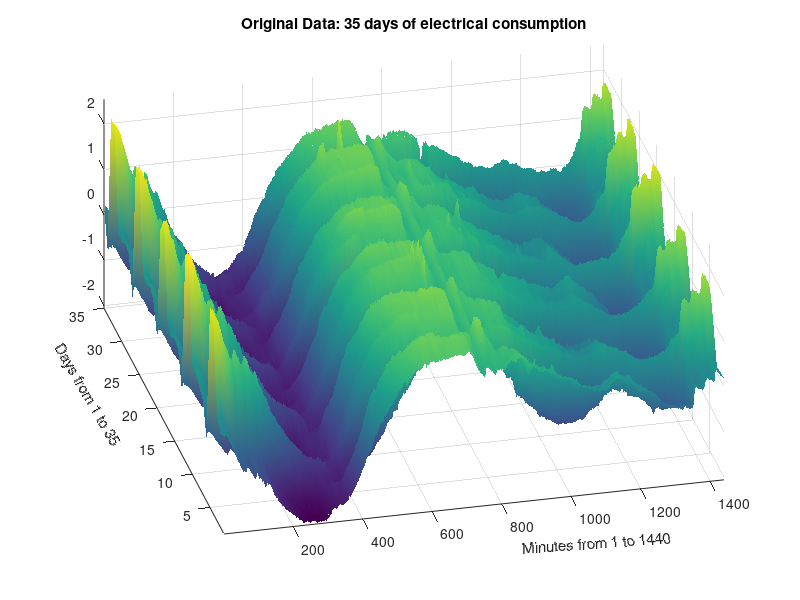

Reproduce this figure in MATLAB. (Note: this script raises an error after producing the figure.)
%% Multisignal 1-D Wavelet Analysis
% A 1-D multisignal is a set of 1-D signals of same length stored
% as a matrix organized rowwise (or columnwise).
%
% The purpose of this example is to show how to analyze, denoise or compress
% a multisignal, and then to cluster different representations or simplified
% versions of the signals composing the multisignal.
%
% In this example, the signals are first analyzed and different  
% representations or simplified versions are produced:
%
% * Reconstructed approximations at given levels,
%
% * Denoised versions,
%
% * Compressed versions.
%
% Denoising and compressing are two of the main applications of wavelets,
% often used as a preprocessing step before clustering.
%
% The last step of this example performs several clustering strategies and
% compare them. It allows to summarize a large set of signals using sparse
% wavelet representations.

% Copyright 2007-2012 The MathWorks, Inc.

%% Load and Plot a Multisignal
% To illustrate these capabilities, let us consider a real-life 
% multisignal representing 35 days of an electrical load consumption,  
% centered and standardized.

load elec35_nor;       % Load normalized original data.
X = signals;
[nbSIG,nbVAL] = size(X);
plot(X','r')
axis tight
title('Original Data: 35 days of electrical consumption')
xlabel('Minutes from 1 to 1440')

%%
% We can see that the signals are locally irregular and noisy but 
% nevertheless three different general shapes can be distinguished.

%% Surface Representation of Data
% In order to highlight the periodicity of the multisignal, let us now examine 
% the data using a 3-D  representation.

surf(X);
shading interp
axis tight
title('Original Data: 35 days of electrical consumption')
xlabel('Minutes from 1 to 1440','Rotation',4)
ylabel('Days from 1 to 35','Rotation',-60)
set(gca,'View',[-13.5 48]);

%%
% The five weeks represented can now be seen more clearly.

%% Multisignal Row Decomposition
% Perform a wavelet decomposition at level 7 using the ' _sym4_ ' wavelet.
dirDec = 'r';         % Direction of decomposition
level  = 7;           % Level of decomposition  
wname  = 'sym4';      % Near symmetric wavelet
decROW = mdwtdec(dirDec,X,level,wname);

%%
% The generated decomposition structure is as follows:
decROW


%% Signals and Approximations at Level 7
% Let us reconstruct the approximations at level 7 for each row 
% signal. Then, to compare the approximations with the original signals,
% let us display two plots (see figure below).
% The first one shows all the original signals and the second one shows all 
% the corresponding approximations at level 7.

A7_ROW  = mdwtrec(decROW,'a',7);

subplot(2,1,1);
plot(X(:,:)','r');
title('Original Data');
axis tight 
subplot(2,1,2);
plot(A7_ROW(:,:)','b');
axis tight
title('Corresponding approximations at level 7');

%%
% As it can be seen, the general shape is captured by the approximations at 
% level 7, but some interesting features are lost. For example, the bumps
% at the beginning and at the end of the signals disappeared.

%% Superimposed Signals and Approximations
% To compare more closely the original signals with their corresponding
% approximations at level 7, let us display two plots (see figure below).
% The first one concerns the four first signals and the second one the five
% last signals. Each of these plots represents the original signals 
% superimposed with their corresponding approximation at level 7.

subplot(2,1,1);
idxDays = 1:4;
plot(X(idxDays,:)','r');hold on
plot(A7_ROW(idxDays,:)','b');
axis tight
title(['Days ' int2str(idxDays), ' - Signals and Approximations at level 7']);
subplot(2,1,2);
idxDays = 31:35;
plot(X(idxDays,:)','r'); hold on
plot(A7_ROW(idxDays,:)','b');
axis tight
title(['Days ' int2str(idxDays), ' - Signals and Approximations at level 7']);

%%
% As it can be seen, the approximation of the original signal is visually 
% accurate in terms of general shape.

%% Multisignal Denoising
% To perform a more subtle simplification of the multisignal preserving
% these bumps which are clearly attributable to the electrical signal, let
% us denoise the multisignal.
%
% The denoising procedure is performed using three steps: 
%
% 1) *Decomposition* : Choose a wavelet and a level of decomposition N, 
% and then compute the wavelet decompositions of the signals at level N. 
%
% 2) *Thresholding* : For each level from 1 to N 
% and for each signal, a threshold is selected and thresholding is 
% applied to the detail coefficients.  
%
% 3) *Reconstruction* : Compute wavelet reconstructions using the original
% approximation coefficients of level N and the modified detail
% coefficients of levels from 1 to N.
%
% Let us choose now the level of decomposition N = 5 instead of N = 7 
% used previously.

dirDec = 'r';         % Direction of decomposition
level  = 5;           % Level of decomposition  
wname  = 'sym4';      % Near symmetric wavelet
decROW = mdwtdec(dirDec,X,level,wname);

[XD,decDEN] = mswden('den',decROW,'sqtwolog','mln');
Residuals = X-XD;

subplot(3,1,1);
plot(X','r'); axis tight
title('Original Data: 35 days of electrical consumption')
subplot(3,1,2);
plot(XD','b'); axis tight
title('Denoised Data: 35 days of electrical consumption')
subplot(3,1,3);
plot(Residuals','k'); axis tight
title('Residuals')
xlabel('Minutes from 1 to 1440')
%%
% The quality of the results is good. The bumps at the beginning and at the
% end of the signals are well recovered and, conversely, the residuals look
% like a noise except for some remaining bumps due to the signals.
% Furthermore, the magnitude of these remaining bumps is of a small order.

%% Multisignal Compressing Row Signals
% Like denoising, the compression procedure is performed using three steps 
% (see above). 
%
% The difference with the denoising procedure is found in step 2. There
% are two compression approaches available:
%
% * The first one consists of taking the wavelet expansions of the signals 
% and keeping the largest absolute value coefficients. In this case, you can
% set a global threshold, a compression performance, or a relative square
% norm recovery performance. Thus, only a single signal-dependent parameter 
% needs to be selected. 
%
% * The second approach consists of applying visually determined
% level-dependent thresholds. 
%
% To simplify the data representation and to make more efficient the compression, 
% let us go back to the decomposition at level 7 and compress each row of the
% multisignal by applying a global threshold leading to recover 99% of the
% energy.

dirDec = 'r';         % Direction of decomposition
level  = 7;           % Level of decomposition  
wname  = 'sym4';      % Near symmetric wavelet
decROW = mdwtdec(dirDec,X,level,wname);

[XC,decCMP,THRESH] = mswcmp('cmp',decROW,'L2_perf',99);

subplot(3,1,1); plot(X','r'); axis tight
title('Original Data: 35 days of electrical consumption')
subplot(3,1,2); plot(XC','b'); axis tight
title('Compressed Data: 35 days of electrical consumption')
subplot(3,1,3); plot((X-XC)','k'); axis tight
title('Residuals')
xlabel('Minutes from 1 to 1440')

%%
% As it can be seen, the general shape is preserved while the local
% irregularities are neglected. The residuals contain noise as well as
% components due to the small scales essentially.

%% Compression Performance
% Let us now compute the corresponding densities of nonzero elements. 

cfs = cat(2,[decCMP.cd{:},decCMP.ca]);
cfs = sparse(cfs);
perf = zeros(1,nbSIG);
for k =1:nbSIG
    perf(k) = 100*nnz(cfs(k,:))/nbVAL;
end

figure('Color','w')
plot(perf,'r-*');
title('Percentages of nonzero coefficients for the 35 days')
xlabel('Signal indices');
ylabel('% of nonzero coefficients');

%%
% For each signal, the percentage of required coefficients to recover 
% 99% of the energy lies between 1.25% and 1.75%. This illustrates the 
% spectacular capacity of wavelets to concentrate signal energy in few 
% coefficients.

%%
Stats_TBX_Flag = isstatstbxinstalled;
if ~Stats_TBX_Flag
    WarnStr = isstatstbxinstalled('msg');
    uiwait(msgbox(WarnStr,...
        'Using clustering tools','warn','modal'));
    msg = {...
    'Denoising, compression and clustering using wavelets are very efficient'
    'tools. The capacity of wavelet representations to concentrate signal'
    'energy in few coefficients is the key of efficiency.'
    'In addition, clustering offers a convenient procedure to summarize a'
    'large set of signals using sparse wavelet representations.'
    };
    uiwait(msgbox(msg,...
        'Using clustering tools','warn','modal'));

    return
end

%% Clustering Row Signals
% Let us now compare three different clustering of the 35 days. 
% The first one is based on the original multisignal, the second 
% one on the approximation coefficients at level 7 and the last 
% one on the denoised multisignal.
%
% Using the GUI to inspect the dendrogram related to the clustering
% process (not reported here), let us set to 3 the number of clusters.
% Then, let us compute the structures P1 and P2 which contain respectively
% the two first partitions and the third one.

P1 = mdwtcluster(decROW,'lst2clu',{'s','ca7'},'maxclust',3);
P2 = mdwtcluster(decDEN,'lst2clu',{'s'},'maxclust',3);
Clusters = [P1.IdxCLU P2.IdxCLU];

%%
% We can now test the equality of the three partitions.
EqualPART = isequal(max(diff(Clusters,[],2)),[0 0])
%%
% So the three partitions are the same. Let us now plot and 
% examine the clusters.
figure('Color','w')
stem(Clusters,'filled','b:')
title('The three clusters of the original 35 days')
xlabel('Signal indices');
ylabel('Index of cluster');
set(gca,'XLim',[1 35],'YLim',[0.5 3.1],'YTick',1:3);

%%
% The first cluster (labelled 3) contains 25 mid-week days and the two   
% others (labelled 2 and 1) contain 5 saturdays and 5 sundays respectively.
% This illustrates again the periodicity of the underlying time series 
% and the three different general shapes seen in the two first plots
% displayed at the beginning of this example.
%
% Let us now display the original signals and the corresponding
% approximation coefficients used to obtain two of the three partitions.
%

%%
CA7 = mdwtrec(decROW,'ca');
IdxInCluster = cell(1,3);
for k=1:3
    IdxInCluster{k} = find(P2.IdxCLU==k);
end
figure('Color','w','Units','normalized','Position',[0.2 0.2 0.6 0.6])
for k = 1:3
    idxK = IdxInCluster{k};
    subplot(2,3,k); 
    plot(X(idxK,:)','r');  axis tight
    set(gca,'XTick',[200 800 1400]);
    if k==2
        title('Original signals')
    end
    xlabel(['Cluster: ' int2str(k) ' (' int2str(length(idxK)) ')']);
    subplot(2,3,k+3); 
    plot(CA7(idxK,:)','b'); axis tight
    if k==2
        title('Coefficients of approximations at level 7')
    end
    xlabel(['Cluster: ' int2str(k) ' (' int2str(length(idxK)) ')']);    
end 

%%
% The same partitions are obtained from the original signals (1440 samples
% for each signal) and from the coefficients of approximations at level 7 
% (18 samples for each signal). This illustrates that using less than 2% 
% of the coefficients is enough to get the same clustering partitions of 
% the 35 days.

%% Summary
% Denoising, compression and clustering using wavelets are very efficient
% tools. The capacity of wavelet representations to concentrate signal
% energy in few coefficients is the key of efficiency.
% In addition, clustering offers a convenient procedure to summarize a 
% large set of signals using sparse wavelet representations.


displayEndOfDemoMessage(mfilename)



